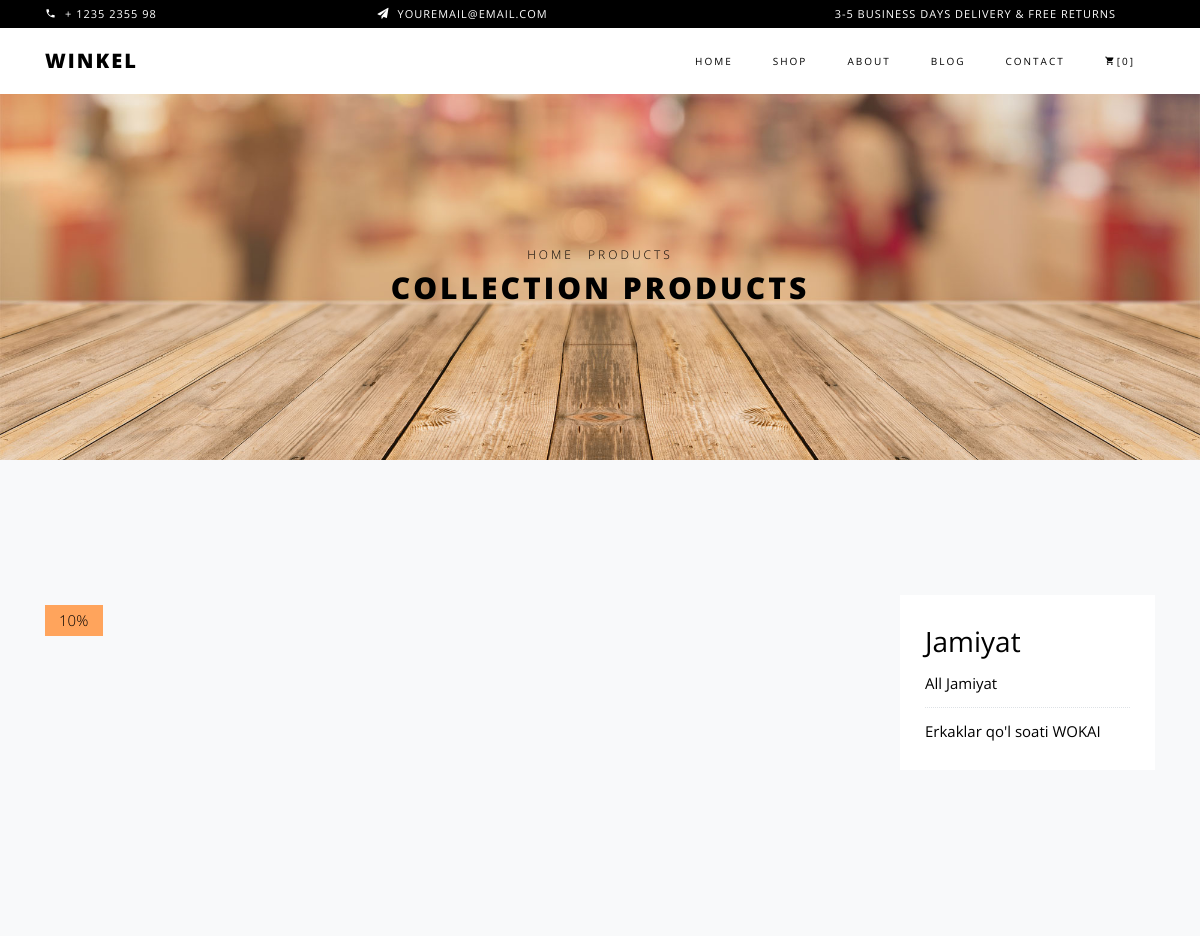
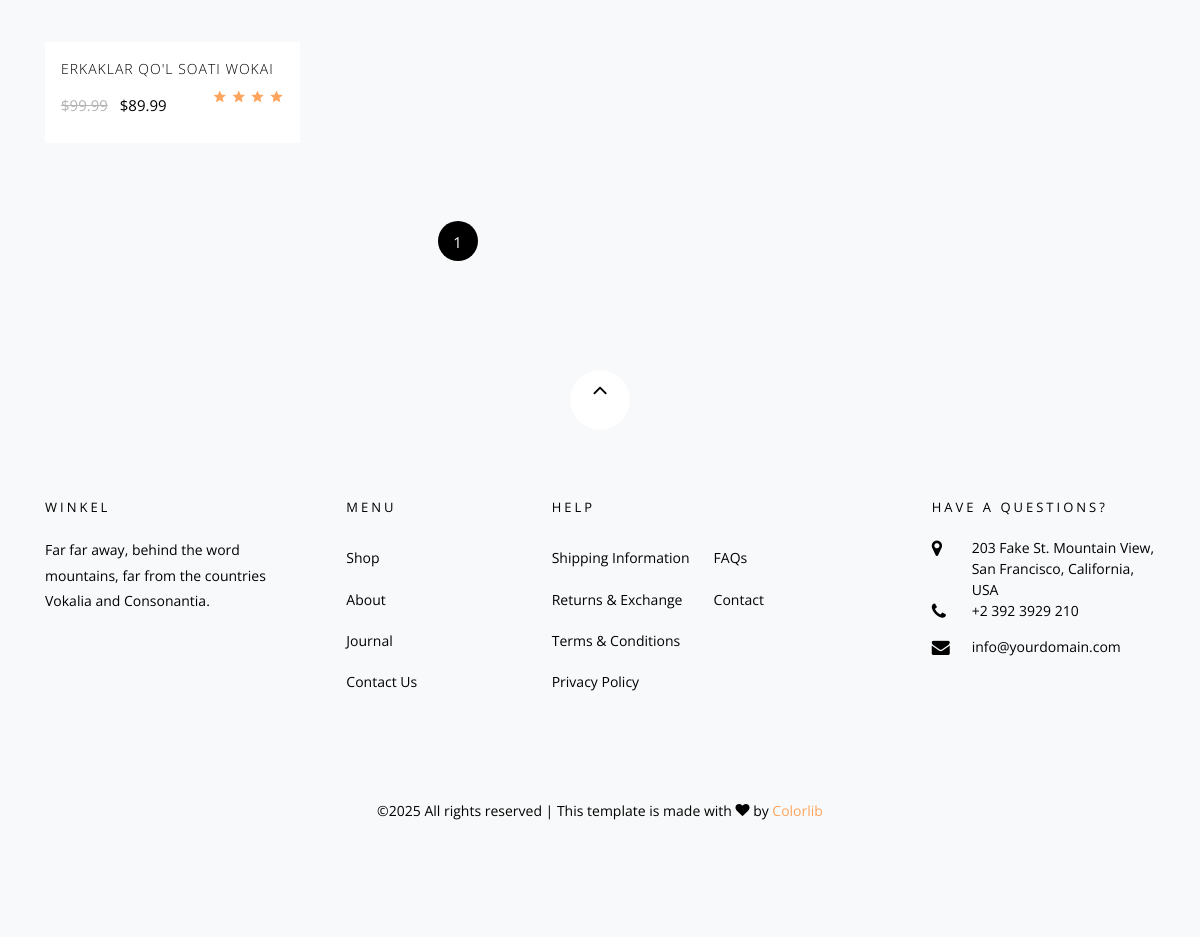
Screenshot of /products/ with the database file from the repository (2 pictures, top to bottom).
### app/models.py (models this page shows, shortened)
class Product(models.Model):
    category = models.ForeignKey(Category, related_name='products', on_delete=models.CASCADE)
    name = models.CharField(max_length=200)
    slug = models.SlugField(unique=True, blank=True)
    image = models.ImageField(upload_to='products/', blank=True, null=True)
    description = models.TextField()
    price = models.DecimalField(max_digits=10, decimal_places=2)
    discount_price = models.DecimalField(max_digits=10, decimal_places=2, blank=True, null=True)
    stock = models.PositiveIntegerField()
    sizes = models.CharField(max_length=100, blank=True)
    rating = models.FloatField(default=0.0)
    ratings_count = models.PositiveIntegerField(default=0)
    sold_count = models.PositiveIntegerField(default=0)
    created_at = models.DateTimeField(auto_now_add=True)
    updated_at = models.DateTimeField(auto_now=True)

class Category(models.Model):
    name = models.CharField(max_length=100)
    slug = models.SlugField(unique=True, blank=True)

### app/views.py (the view)
# urls.py: path('products/', views.products, name='products'),
def products(request):
    category_slug = request.GET.get('category')
    if category_slug:
        products = Product.objects.filter(category__slug=category_slug)
    else:
        products = Product.objects.all()
    paginator = Paginator(products, 9)
    page_number = request.GET.get('page')
    page_obj = paginator.get_page(page_number)
    categories = Category.objects.prefetch_related('products').all()
    context = {
        'products': page_obj,
        'categories': categories,
        'page_obj': page_obj,
    }
    return render(request, 'products.html', context)

### app/templatetags/shop_filters.py (called while the page is built)
@register.filter
def calc_discount(price, discount_price):
    try:
        price = float(price)
        discount_price = float(discount_price)
        if discount_price == 0 or discount_price >= price:
            return 0
        discount_percent = ((price - discount_price) / price) * 100
        return int(discount_percent)
    except (ValueError, TypeError):
        return 0

### templates/products.html (shortened to what this page needs)
{% extends 'base.html' %}
{% load static %}
{% load shop_filters %}
{% block content %}
<div class="hero-wrap hero-bread" style="background-image: url('{% static 'images/bg_6.jpg' %}')">
    <div class="container">
        <div class="row no-gutters slider-text align-items-center justify-content-center">
            <div class="col-md-9 ftco-animate text-center">
                <p class="breadcrumbs">
                    <span class="mr-2"><a href="{% url 'home' %}">Home</a></span>
                    <span>Products</span>
                </p>
                <h1 class="mb-0 bread">Collection Products</h1>
            </div>
        </div>
    </div>
</div>
<section class="ftco-section bg-light">
    <div class="container">
        <div class="row">
            <div class="col-lg-9">
                <div class="row">
                    {% for product in products %}
                    <div class="col-sm col-md-6 col-lg-4 ftco-animate">
                        <div class="product">
                            <a href="{% url 'product_detail' product.slug %}" class="img-prod">
                                {% if product.discount_price %}
                                <span class="status">{{ product.price|calc_discount:product.discount_price }}%</span>
                                {% endif %}
                            </a>
                            <div class="text py-3 px-3">
                                <h3><a href="{% url 'product_detail' product.slug %}">{{ product.name }}</a></h3>
                                <div class="d-flex justify-content-between align-items-center">
                                    <div class="pricing">
                                        <p class="price">
                                            {% if product.discount_price %}
                                            <span class="mr-2 price-dc">${{ product.price|floatformat:2 }}</span>
                                            <span class="price-sale">${{ product.discount_price|floatformat:2 }}</span>
                                            {% else %}
                                            <span>${{ product.price|floatformat:2 }}</span>
                                            {% endif %}
                                        </p>
                                    </div>
                                    <div class="rating">
                                        <p class="text-right">
                                            {% for i in "12345" %}
                                            <a href="#"><span class="icon-star2{% if product.rating < forloop.counter %}-outline{% endif %}"></span></a>
                                            {% endfor %}
                                        </p>
                                    </div>
                                </div>
                            </div>
                        </div>
                    </div>
                    {% endfor %}
                </div>
                <div class="row mt-5">
                    <div class="col text-center">
                        <div class="block-27">
                            <ul>
                                {% for num in page_obj.paginator.page_range %}
                                <li {% if page_obj.number == num %}class="active"{% endif %}>
                                    <a href="?page={{ num }}{% if request.GET.category %}&category={{ request.GET.category }}{% endif %}">{{ num }}</a>
                                </li>
                                {% endfor %}
                            </ul>
                        </div>
                    </div>
                </div>
            </div>
            <div class="col-lg-3">
                {% for category in categories %}
                <div class="sidebar-box">
                    <h3>{{ category.name }}</h3>
                    <ul class="categories">
                        <li><a href="{% url 'products' %}?category={{ category.slug }}">All {{ category.name }}</a></li>
                        {% for product in category.products.all %}
                        <li><a href="{% url 'product_detail' product.slug %}">{{ product.name }}</a></li>
                        {% endfor %}
                    </ul>
                </div>
                {% endfor %}
            </div>
        </div>
    </div>
</section>
{% endblock %}

### static/css/icomoon.css (style rules this page uses)
[class^="icon-"], [class*=" icon-"] { font-family: 'icomoon' !important; speak: none; font-style: normal; font-weight: normal; font-variant: normal; text-transform: none; line-height: 1; -webkit-font-smoothing: antialiased; -moz-osx-font-smoothing: grayscale; }
.icon-star2:before { content: "\e838"; }

### rows the page displays
Product: price|calc_discount "10", name "ERKAKLAR QO'L SOATI WOKAI", price "99.99", discount_price "89.99", name "Erkaklar qo'l soati WOKAI"
Category: name "Jamiyat"

### other values shown
{{ num }} "1"
